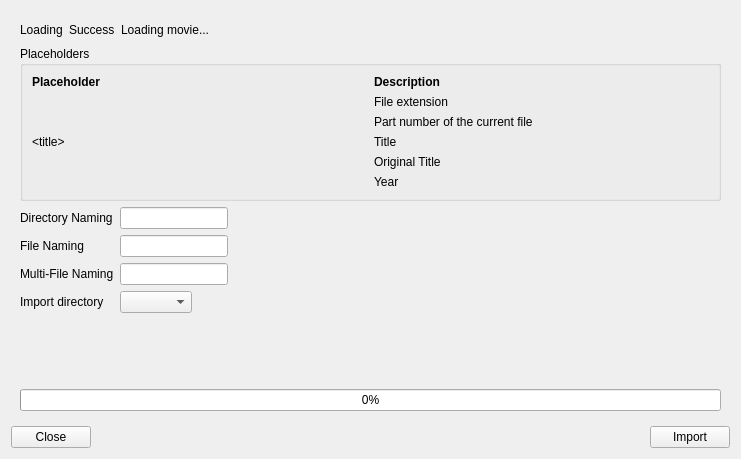
<?xml version="1.0" encoding="UTF-8"?>
<ui version="4.0">
 <class>MakeMkvDialog</class>
 <widget class="QDialog" name="MakeMkvDialog">
  <property name="windowModality">
   <enum>Qt::WindowModal</enum>
  </property>
  <property name="geometry">
   <rect>
    <x>0</x>
    <y>0</y>
    <width>741</width>
    <height>459</height>
   </rect>
  </property>
  <property name="windowTitle">
   <string>Dialog</string>
  </property>
  <property name="modal">
   <bool>true</bool>
  </property>
  <layout class="QVBoxLayout" name="verticalLayout">
   <item>
    <widget class="SlidingStackedWidget" name="stackedWidget">
     <property name="currentIndex">
      <number>2</number>
     </property>
     <widget class="QWidget" name="page">
      <layout class="QVBoxLayout" name="verticalLayout_2">
       <property name="leftMargin">
        <number>0</number>
       </property>
       <property name="topMargin">
        <number>0</number>
       </property>
       <property name="rightMargin">
        <number>0</number>
       </property>
       <property name="bottomMargin">
        <number>0</number>
       </property>
       <item>
        <layout class="QHBoxLayout" name="horizontalLayout_2" stretch="1,0">
         <item>
          <widget class="QComboBox" name="comboDrives"/>
         </item>
         <item>
          <widget class="QPushButton" name="btnScanDrive">
           <property name="text">
            <string>Scan</string>
           </property>
          </widget>
         </item>
        </layout>
       </item>
       <item>
        <widget class="QPlainTextEdit" name="messages">
         <property name="readOnly">
          <bool>true</bool>
         </property>
        </widget>
       </item>
       <item>
        <widget class="QWidget" name="tracksWidget" native="true">
         <layout class="QHBoxLayout" name="horizontalLayout_4">
          <property name="leftMargin">
           <number>0</number>
          </property>
          <property name="topMargin">
           <number>0</number>
          </property>
          <property name="rightMargin">
           <number>0</number>
          </property>
          <property name="bottomMargin">
           <number>0</number>
          </property>
          <item>
           <widget class="QListWidget" name="tracks"/>
          </item>
          <item>
           <layout class="QVBoxLayout" name="verticalLayout_3">
            <item>
             <widget class="QToolButton" name="btnImportTracks">
              <property name="sizePolicy">
               <sizepolicy hsizetype="Minimum" vsizetype="Fixed">
                <horstretch>0</horstretch>
                <verstretch>0</verstretch>
               </sizepolicy>
              </property>
              <property name="styleSheet">
               <string notr="true">QToolButton {
	color: #ffffff; 
	background-color: qlineargradient(spread:pad, x1:0, y1:0, x2:0, y2:1, stop:0 rgba(66, 139, 202, 255), stop:1 rgba(48, 113, 169, 255)); 
	border: 1px solid #2D6CA2;
	padding: 4px 4px; 
	padding-bottom: 4px;
    margin: 4px;
    border-radius: 4px;
	font-size: 11px;
	margin-bottom: 2px;
}

QToolButton::pressed { 
	background-color: rgb(48, 113, 169); 
}

QToolButton::disabled { 
	background-color: rgb(66, 139, 202); 
}
</string>
              </property>
              <property name="text">
               <string>Import Tracks</string>
              </property>
              <property name="icon">
               <iconset resource="../MediaElch.qrc">
                <normaloff>:/img/inbox_64.png</normaloff>:/img/inbox_64.png</iconset>
              </property>
              <property name="iconSize">
               <size>
                <width>32</width>
                <height>32</height>
               </size>
              </property>
              <property name="toolButtonStyle">
               <enum>Qt::ToolButtonTextUnderIcon</enum>
              </property>
             </widget>
            </item>
            <item>
             <widget class="QToolButton" name="btnImportComplete">
              <property name="sizePolicy">
               <sizepolicy hsizetype="Minimum" vsizetype="Fixed">
                <horstretch>0</horstretch>
                <verstretch>0</verstretch>
               </sizepolicy>
              </property>
              <property name="styleSheet">
               <string notr="true">QToolButton {
	color: #ffffff; 
	background-color: qlineargradient(spread:pad, x1:0, y1:0, x2:0, y2:1, stop:0 rgba(66, 139, 202, 255), stop:1 rgba(48, 113, 169, 255)); 
	border: 1px solid #2D6CA2;
	padding: 4px 4px; 
	padding-bottom: 4px;
    margin: 4px;
    border-radius: 4px;
	font-size: 11px;
	margin-bottom: 2px;
}

QToolButton::pressed { 
	background-color: rgb(48, 113, 169); 
}

QToolButton::disabled { 
	background-color: rgb(66, 139, 202); 
}
</string>
              </property>
              <property name="text">
               <string>Backup Disc</string>
              </property>
              <property name="icon">
               <iconset resource="../MediaElch.qrc">
                <normaloff>:/img/disc_64.png</normaloff>:/img/disc_64.png</iconset>
              </property>
              <property name="iconSize">
               <size>
                <width>32</width>
                <height>32</height>
               </size>
              </property>
              <property name="toolButtonStyle">
               <enum>Qt::ToolButtonTextUnderIcon</enum>
              </property>
             </widget>
            </item>
            <item>
             <spacer name="verticalSpacer">
              <property name="orientation">
               <enum>Qt::Vertical</enum>
              </property>
              <property name="sizeHint" stdset="0">
               <size>
                <width>20</width>
                <height>40</height>
               </size>
              </property>
             </spacer>
            </item>
           </layout>
          </item>
         </layout>
        </widget>
       </item>
      </layout>
     </widget>
     <widget class="MovieSearchWidget" name="movieSearchWidget"/>
     <widget class="QWidget" name="page_2">
      <layout class="QVBoxLayout" name="verticalLayout_5">
       <item>
        <layout class="QHBoxLayout" name="horizontalLayout_3" stretch="0,0,1,0">
         <item>
          <widget class="QLabel" name="loading">
           <property name="text">
            <string>Loading</string>
           </property>
          </widget>
         </item>
         <item>
          <widget class="Badge" name="badgeSuccess">
           <property name="text">
            <string>Success</string>
           </property>
          </widget>
         </item>
         <item>
          <widget class="QLabel" name="labelLoading">
           <property name="text">
            <string>Loading movie...</string>
           </property>
          </widget>
         </item>
         <item>
          <spacer name="horizontalSpacer_2">
           <property name="orientation">
            <enum>Qt::Horizontal</enum>
           </property>
           <property name="sizeHint" stdset="0">
            <size>
             <width>40</width>
             <height>20</height>
            </size>
           </property>
          </spacer>
         </item>
        </layout>
       </item>
       <item>
        <widget class="QGroupBox" name="groupBox">
         <property name="title">
          <string>Placeholders</string>
         </property>
         <layout class="QVBoxLayout" name="verticalLayout_4">
          <item>
           <layout class="QGridLayout" name="gridLayout_2" columnstretch="0,0">
            <item row="4" column="1">
             <widget class="QLabel" name="descOriginalTitle">
              <property name="text">
               <string>Original Title</string>
              </property>
              <property name="alignment">
               <set>Qt::AlignLeading|Qt::AlignLeft|Qt::AlignTop</set>
              </property>
             </widget>
            </item>
            <item row="4" column="0">
             <widget class="QLabel" name="labelOriginalTitle">
              <property name="text">
               <string notr="true">&lt;originalTitle&gt;</string>
              </property>
              <property name="textFormat">
               <enum>Qt::PlainText</enum>
              </property>
              <property name="alignment">
               <set>Qt::AlignLeading|Qt::AlignLeft|Qt::AlignTop</set>
              </property>
             </widget>
            </item>
            <item row="0" column="1">
             <widget class="QLabel" name="label_32">
              <property name="font">
               <font>
                <weight>75</weight>
                <bold>true</bold>
               </font>
              </property>
              <property name="text">
               <string>Description</string>
              </property>
              <property name="alignment">
               <set>Qt::AlignLeading|Qt::AlignLeft|Qt::AlignTop</set>
              </property>
             </widget>
            </item>
            <item row="3" column="0">
             <widget class="QLabel" name="label_3">
              <property name="text">
               <string notr="true">&lt;title&gt;</string>
              </property>
              <property name="textFormat">
               <enum>Qt::PlainText</enum>
              </property>
              <property name="alignment">
               <set>Qt::AlignLeading|Qt::AlignLeft|Qt::AlignTop</set>
              </property>
             </widget>
            </item>
            <item row="3" column="1">
             <widget class="QLabel" name="label_7">
              <property name="text">
               <string>Title</string>
              </property>
              <property name="alignment">
               <set>Qt::AlignLeading|Qt::AlignLeft|Qt::AlignTop</set>
              </property>
             </widget>
            </item>
            <item row="1" column="0">
             <widget class="QLabel" name="labelExtension">
              <property name="text">
               <string notr="true">&lt;extension&gt;</string>
              </property>
              <property name="textFormat">
               <enum>Qt::PlainText</enum>
              </property>
              <property name="alignment">
               <set>Qt::AlignLeading|Qt::AlignLeft|Qt::AlignTop</set>
              </property>
             </widget>
            </item>
            <item row="1" column="1">
             <widget class="QLabel" name="label_14">
              <property name="text">
               <string>File extension</string>
              </property>
              <property name="alignment">
               <set>Qt::AlignLeading|Qt::AlignLeft|Qt::AlignTop</set>
              </property>
             </widget>
            </item>
            <item row="0" column="0">
             <widget class="QLabel" name="label_31">
              <property name="font">
               <font>
                <weight>75</weight>
                <bold>true</bold>
               </font>
              </property>
              <property name="text">
               <string>Placeholder</string>
              </property>
              <property name="alignment">
               <set>Qt::AlignLeading|Qt::AlignLeft|Qt::AlignTop</set>
              </property>
             </widget>
            </item>
            <item row="5" column="0">
             <widget class="QLabel" name="label_4">
              <property name="text">
               <string notr="true">&lt;year&gt;</string>
              </property>
              <property name="textFormat">
               <enum>Qt::PlainText</enum>
              </property>
              <property name="alignment">
               <set>Qt::AlignLeading|Qt::AlignLeft|Qt::AlignTop</set>
              </property>
             </widget>
            </item>
            <item row="5" column="1">
             <widget class="QLabel" name="label_8">
              <property name="text">
               <string>Year</string>
              </property>
              <property name="alignment">
               <set>Qt::AlignLeading|Qt::AlignLeft|Qt::AlignTop</set>
              </property>
             </widget>
            </item>
            <item row="2" column="0">
             <widget class="QLabel" name="labelPart">
              <property name="text">
               <string>&lt;partNo&gt;</string>
              </property>
             </widget>
            </item>
            <item row="2" column="1">
             <widget class="QLabel" name="descPart">
              <property name="text">
               <string>Part number of the current file</string>
              </property>
             </widget>
            </item>
           </layout>
          </item>
         </layout>
        </widget>
       </item>
       <item>
        <layout class="QFormLayout" name="formLayout">
         <property name="fieldGrowthPolicy">
          <enum>QFormLayout::FieldsStayAtSizeHint</enum>
         </property>
         <item row="0" column="0">
          <widget class="QLabel" name="labelDirectoryNaming">
           <property name="text">
            <string>Directory Naming</string>
           </property>
          </widget>
         </item>
         <item row="0" column="1">
          <widget class="QLineEdit" name="directoryNaming"/>
         </item>
         <item row="1" column="0">
          <widget class="QLabel" name="labelFileNaming">
           <property name="text">
            <string>File Naming</string>
           </property>
          </widget>
         </item>
         <item row="1" column="1">
          <widget class="QLineEdit" name="fileNaming"/>
         </item>
         <item row="2" column="0">
          <widget class="QLabel" name="labelMultiFileNaming">
           <property name="text">
            <string>Multi-File Naming</string>
           </property>
          </widget>
         </item>
         <item row="2" column="1">
          <widget class="QLineEdit" name="multiFileNaming"/>
         </item>
         <item row="3" column="0">
          <widget class="QLabel" name="label">
           <property name="text">
            <string>Import directory</string>
           </property>
          </widget>
         </item>
         <item row="3" column="1">
          <widget class="QComboBox" name="comboImportDir"/>
         </item>
        </layout>
       </item>
       <item>
        <spacer name="verticalSpacer_2">
         <property name="orientation">
          <enum>Qt::Vertical</enum>
         </property>
         <property name="sizeHint" stdset="0">
          <size>
           <width>20</width>
           <height>27</height>
          </size>
         </property>
        </spacer>
       </item>
       <item>
        <widget class="QProgressBar" name="progressBar">
         <property name="minimum">
          <number>0</number>
         </property>
         <property name="maximum">
          <number>100</number>
         </property>
         <property name="value">
          <number>0</number>
         </property>
        </widget>
       </item>
      </layout>
     </widget>
    </widget>
   </item>
   <item>
    <layout class="QHBoxLayout" name="horizontalLayout">
     <item>
      <widget class="QPushButton" name="btnClose">
       <property name="text">
        <string>Close</string>
       </property>
      </widget>
     </item>
     <item>
      <spacer name="horizontalSpacer">
       <property name="orientation">
        <enum>Qt::Horizontal</enum>
       </property>
       <property name="sizeHint" stdset="0">
        <size>
         <width>40</width>
         <height>20</height>
        </size>
       </property>
      </spacer>
     </item>
     <item>
      <widget class="QPushButton" name="btnImport">
       <property name="text">
        <string>Import</string>
       </property>
      </widget>
     </item>
    </layout>
   </item>
  </layout>
 </widget>
 <customwidgets>
  <customwidget>
   <class>SlidingStackedWidget</class>
   <extends>QStackedWidget</extends>
   <header>smallWidgets/SlidingStackedWidget.h</header>
   <container>1</container>
  </customwidget>
  <customwidget>
   <class>Badge</class>
   <extends>QLabel</extends>
   <header>smallWidgets/Badge.h</header>
  </customwidget>
  <customwidget>
   <class>MovieSearchWidget</class>
   <extends>QWidget</extends>
   <header>movies/MovieSearchWidget.h</header>
   <container>1</container>
  </customwidget>
 </customwidgets>
 <resources>
  <include location="../MediaElch.qrc"/>
 </resources>
 <connections/>
</ui>
